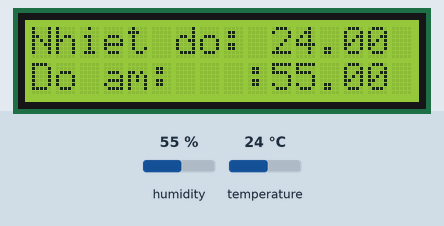
The sketch below on a simulated Arduino Uno, built with avr-gcc and run on an emulated ATmega328P. On the bench: 16×2 character LCD. The inputs (shaded band) are chosen by the test bench; at power-on: humidity 55 %, temperature 24 °C.

Above: at 2.8 s.
2.9 s: humidity set to 22 %
At 5.3 s:
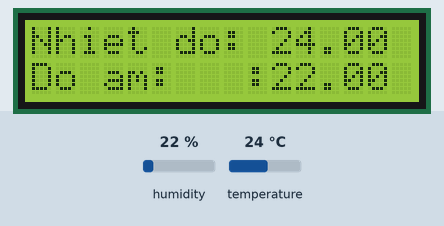
5.6 s: temperature set to 12 °C
At 7.1 s:
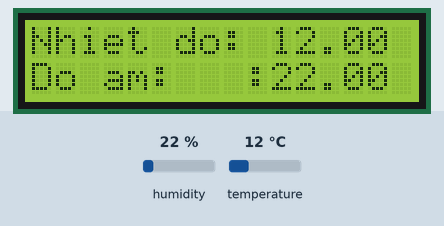
8.3 s: humidity set to 40 %
At 11.4 s:
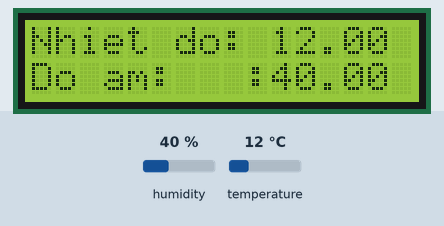
11.7 s: temperature set to 19 °C
At 13.0 s:
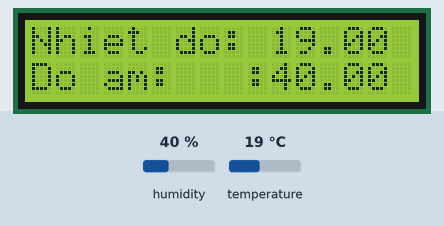
Timing chart, 0 to 14.7 s (numbered marks = the images above; inputs shaded):
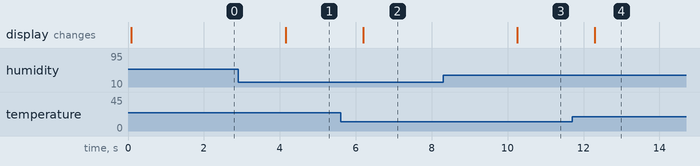

Measured:
- after the input at 2.9 s, the display: changes after 1.3 s (image 1)
- after the input at 5.6 s, the display: changes after 0.59 s (image 2)
- after the input at 8.3 s, the display: changes after 2.0 s (image 3)
- after the input at 11.7 s, the display: changes after 0.59 s (image 4)

The sketch:

CODE-037.ino
```cpp
//VTM channel
// Gọi thư viện DHT11
#include "DHT.h"
//Thêm thư viện LiquitCrystal - nó có sẵn vì vậy bạn không cần cài thêm gì cả
#include <LiquidCrystal.h>
//Khởi tạo với các chân
LiquidCrystal lcd(12, 11, 5, 4, 3, 2);
const int DHTPIN = 8;       //Đọc dữ liệu từ DHT11 ở chân 2 trên mạch Arduino
const int DHTTYPE = DHT11;  //Khai báo loại cảm biến, có 2 loại là DHT11 và DHT22
DHT dht(DHTPIN, DHTTYPE);
void setup() {
  Serial.begin(9600);
  dht.begin();         // Khởi động cảm biến
  //Thông báo đây là LCD 1602
}
void loop() {
  float h = dht.readHumidity();    //Đọc độ ẩm
  float t = dht.readTemperature(); //Đọc nhiệt độ
  lcd.begin(16, 2);
  lcd.print("Nhiet do: ");
  lcd.print(t);
  lcd.setCursor(0, 1);
  // In ra dong chu
  lcd.print("Do am:   :");
  lcd.print(h);
}
```
